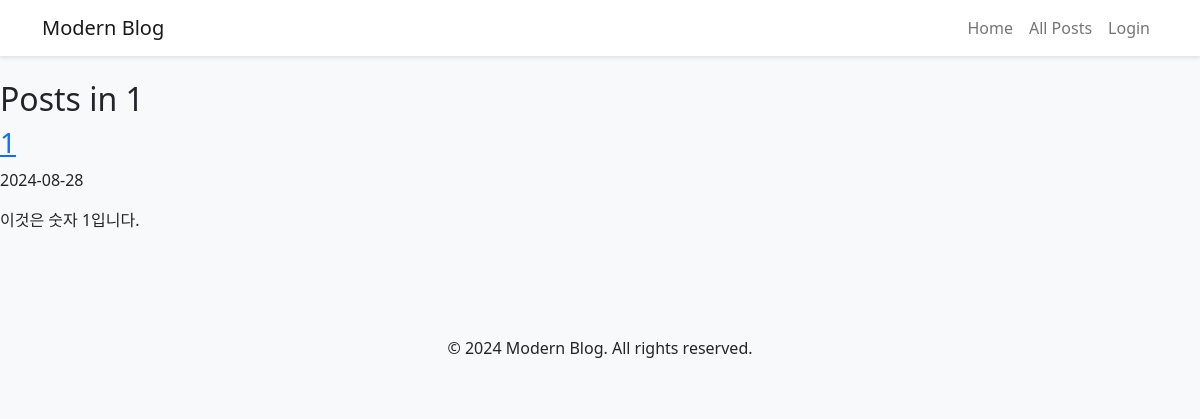
Page /category/11/ on the committed database.
### blog/models.py (models this page shows, shortened)
class Category(models.Model):
    name = models.CharField(max_length=100)
    slug = models.SlugField(unique=True, blank=True)
    description = models.TextField(blank =True)
    class Meta:
        verbose_name_plural = "Categories"

class Post(models.Model):
    title = models.CharField(max_length=200)
    content = models.TextField()
    created_date = models.DateTimeField(default=timezone.now)
    modified_date = models.DateTimeField(auto_now=True)
    category = models.ForeignKey(Category, on_delete=models.SET_NULL, null=True, related_name='posts')
    author = models.ForeignKey(User, on_delete=models.CASCADE)
    class Meta:
        ordering = ['-created_date']

### blog/views.py (the view)
# urls.py: path('category/<slug:category_slug>/', views.category_posts, name='category_posts'), # 변경된 부분
def category_posts(request, category_slug):
    category = get_object_or_404(Category, slug=category_slug)
    posts = Post.objects.filter(category=category).order_by('-created_date')
    return render(request, 'blog/category_posts.html', {'category': category, 'posts': posts})

### blog/context_processors.py (called while the page is built)
def categories(request):
    return {'categories': Category.objects.exclude(slug='')}

### templates/blog/category_posts.html
{% extends 'blog/base.html' %}
{% block content %}
    <h2>Posts in {{ category.name }}</h2>
    {% for post in posts %}
        <article>
            <h3><a href="{% url 'post_detail' pk=post.pk %}">{{ post.title }}</a></h3>
            <p>{{ post.created_date|date:"Y-m-d" }}</p>
            <p>{{ post.content|truncatewords:30 }}</p>
        </article>
    {% empty %}
        <p>No posts in this category yet.</p>
    {% endfor %}
{% endblock %}

### templates/blog/base.html (style rules this page uses)
body { background-color: #f8f9fa; }

### rows in the picture
Category: name "1"
Post: title "1", created_date "2024-08-28", content "이것은 숫자 1입니다."
